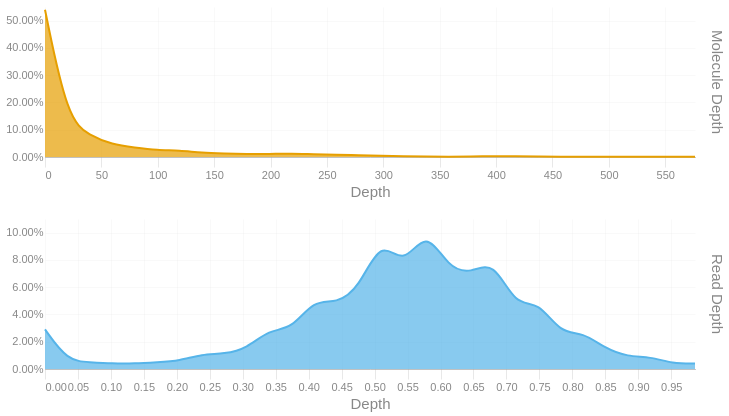

This figure's notebook cell:
### Code cell
readdep = depth_hist(tb['Read Depth'], q99, 3)
readdep = readdep.with_columns(pl.lit('Read Depth').alias('Metric'))
if not SKIPLR:
    moldep = depth_hist(tb['Molecule Depth'], mol_q99, 1)
    moldep = moldep.with_columns(pl.lit('Molecule Depth').alias('Metric'))
    _hist = pl.concat([readdep, moldep])
    _hist = _hist.filter(pl.col('Proportion') != 0)
    with SafeRender(_hist):
        (
            alt.Chart(_hist)        
            .mark_area(interpolate = "basis")
            .encode(
                x=alt.X('Bin:Q').scale(domainMin=0).axis(alt.Axis(title='Depth')),
                y = alt.Y('Proportion:Q', title = None).axis(format = '.2%'),
                color = alt.Color('Metric:N').legend(None),
                row = alt.Row("Metric:N").header(title = None, labelOrient = 'right'),
                tooltip = [
                    alt.Tooltip("Metric:N", title = "Metric"),
                    alt.Tooltip('Interval:N', title = "Depth Interval"),
                    alt.Tooltip('Proportion:Q', title = "% Alignments").format('.2%')
                ]
            )
            .resolve_scale(x='independent', y='independent')
            .properties(
                height = 150, width = 650,
                usermeta={'embedOptions': {'downloadFileName': f'{samplename}.depth.hist'}}
            )
        ).display()
else:
    readdep = readdep.filter(pl.col('Proportion') != 0)
    with SafeRender(readdep):
        (
            alt.Chart(readdep)        
            .mark_area(interpolate = "basis")
            .encode(
                x=alt.X('Bin:Q').scale(domainMin=0).axis(alt.Axis(title='Depth')),
                y = alt.Y('Proportion:Q', title = None).axis(format = '.2%'),
                tooltip = [
                    alt.Tooltip('Interval:N', title = "Depth Interval"),
                    alt.Tooltip('Proportion:Q', title = "% Alignments").format('.2%')
                ]
            )
            .properties(
                usermeta={'embedOptions': {'downloadFileName': f'{samplename}.depth.hist'}}
            )
        ).display()

### Figure 1 — Vega-Lite specification as saved in the notebook (floating-point values rounded to 4 significant figures)
{"width": 650, "height": 150, "config": {"title": {"anchor": "start", "dy": -15, "fontSize": 18, "color": "#888888", "subtitleColor": "#888888", "subtitleFontSize": 14}, "arc": {"fill": "#0072B2"}, "axis": {"domainColor": "#888888", "domainWidth": 0.5, "gridWidth": 0.2, "grid": false, "titleFontWeight": 400, "titleFontSize": 15, "labelFontSize": 11, "labelColor": "#888888", "tickColor": "#888888", "tickWidth": 0.2, "titleColor": "#888888"}, "axisBand": {"grid": false}, "axisX": {"grid": true, "tickSize": 10, "domainCap": "round"}, "axisY": {"domain": false, "grid": true, "tickSize": 0, "domainCap": "round"}, "background": "transparent", "header": {"labelFontSize": 15, "labelColor": "#888888", "titleFontSize": 15, "titleFontWeight": 600, "titleColor": "#888888"}, "legend": {"labelFont": "sans-serif", "labelFontSize": 12, "labelColor": "#888888", "symbolSize": 100, "symbolType": "circle", "titleFontSize": 12, "titlePadding": 10, "titleColor": "#888888", "title": null}, "range": {"category": ["#E69F00", "#56B4E9", "#009E73", "#F0E442", "#0072B2", "#D55E00", "#CC79A7", "#000000"], "diverging": ["#cfe8f3", "#a2d4ec", "#73bfe2", "#46abdb", "#1696d2", "#12719e"]}, "area": {"fill": "#0072B2", "fillOpacity": 0.7, "line": true, "strokeOpacity": 0.7}, "line": {"color": "#0072B2", "stroke": "#0072B2", "strokeWidth": 2}, "trail": {"color": "#0072B2", "stroke": "#0072B2", "strokeWidth": 0, "size": 1}, "point": {"filled": true, "fillOpacity": 1.0, "size": 95}, "text": {"color": "#888888", "fontSize": 11, "align": "right", "fontWeight": 400, "size": 11}, "bar": {"fill": "#0072B2", "stroke": null}, "view": {"stroke": null, "continuousWidth": 660, "continuousHeight": 400}}, "data": {"name": "data-55cfb457e5f542c2e085192874024fb8"}, "mark": {"type": "area", "interpolate": "basis"}, "encoding": {"color": {"field": "Metric", "legend": null, "type": "nominal"}, "row": {"field": "Metric", "header": {"title": null, "labelOrient": "right"}, "type": "nominal"}, "tooltip": [{"field": "Metric", "title": "Metric", "type": "nominal"}, {"field": "Interval", "title": "Depth Interval", "type": "nominal"}, {"field": "Proportion", "format": ".2%", "title": "% Alignments", "type": "quantitative"}], "x": {"axis": {"title": "Depth"}, "field": "Bin", "scale": {"domainMin": 0}, "type": "quantitative"}, "y": {"axis": {"format": ".2%"}, "field": "Proportion", "title": null, "type": "quantitative"}}, "resolve": {"scale": {"x": "independent", "y": "independent"}}, "usermeta": {"embedOptions": {"downloadFileName": "S1_Annapolis_8.depth.hist"}}, "$schema": "https://vega.github.io/schema/vega-lite/v6.1.0.json", "datasets": {"data-55cfb457e5f542c2e085192874024fb8": [{"Bin": 0.0, "Interval": "0.0-0.034", "Proportion": 0.029, "Metric": "Read Depth"}, {"Bin": 0.034, "Interval": "0.034-0.068", "Proportion": 0.006, "Metric": "Read Depth"}, {"Bin": 0.068, "Interval": "0.068-0.102", "Proportion": 0.005, "Metric": "Read Depth"}, {"Bin": 0.102, "Interval": "0.102-0.136", "Proportion": 0.004, "Metric": "Read Depth"}, {"Bin": 0.136, "Interval": "0.136-0.17", "Proportion": 0.004, "Metric": "Read Depth"}, {"Bin": 0.17, "Interval": "0.17-0.204", "Proportion": 0.005, "Metric": "Read Depth"}, {"Bin": 0.204, "Interval": "0.204-0.238", "Proportion": 0.006, "Metric": "Read Depth"}, {"Bin": 0.238, "Interval": "0.238-0.272", "Proportion": 0.011, "Metric": "Read Depth"}, {"Bin": 0.272, "Interval": "0.272-0.306", "Proportion": 0.011, "Metric": "Read Depth"}, {"Bin": 0.306, "Interval": "0.306-0.34", "Proportion": 0.015, "Metric": "Read Depth"}, {"Bin": 0.34, "Interval": "0.34-0.374", "Proportion": 0.029, "Metric": "Read Depth"}, {"Bin": 0.374, "Interval": "0.374-0.408", "Proportion": 0.029, "Metric": "Read Depth"}, {"Bin": 0.408, "Interval": "0.408-0.442", "Proportion": 0.051, "Metric": "Read Depth"}, {"Bin": 0.442, "Interval": "0.442-0.476", "Proportion": 0.048, "Metric": "Read Depth"}, {"Bin": 0.476, "Interval": "0.476-0.51", "Proportion": 0.059, "Metric": "Read Depth"}, {"Bin": 0.51, "Interval": "0.51-0.544", "Proportion": 0.096, "Metric": "Read Depth"}, {"Bin": 0.544, "Interval": "0.544-0.578", "Proportion": 0.075, "Metric": "Read Depth"}, {"Bin": 0.578, "Interval": "0.578-0.612", "Proportion": 0.103, "Metric": "Read Depth"}, {"Bin": 0.612, "Interval": "0.612-0.646", "Proportion": 0.074, "Metric": "Read Depth"}, {"Bin": 0.646, "Interval": "0.646-0.68", "Proportion": 0.07, "Metric": "Read Depth"}, {"Bin": 0.68, "Interval": "0.68-0.714", "Proportion": 0.08, "Metric": "Read Depth"}, {"Bin": 0.714, "Interval": "0.714-0.748", "Proportion": 0.046, "Metric": "Read Depth"}, {"Bin": 0.748, "Interval": "0.748-0.782", "Proportion": 0.05, "Metric": "Read Depth"}, {"Bin": 0.782, "Interval": "0.782-0.816", "Proportion": 0.026, "Metric": "Read Depth"}, {"Bin": 0.816, "Interval": "0.816-0.85", "Proportion": 0.027, "Metric": "Read Depth"}, {"Bin": 0.85, "Interval": "0.85-0.884", "Proportion": 0.015, "Metric": "Read Depth"}, {"Bin": 0.884, "Interval": "0.884-0.918", "Proportion": 0.009, "Metric": "Read Depth"}, {"Bin": 0.918, "Interval": "0.918-0.952", "Proportion": 0.009, "Metric": "Read Depth"}, {"Bin": 0.952, "Interval": "0.952-0.986", "Proportion": 0.004, "Metric": "Read Depth"}, {"Bin": 0.986, "Interval": "0.986-1.02", "Proportion": 0.004, "Metric": "Read Depth"}, {"Bin": 0.0, "Interval": "0.0-19.9", "Proportion": 0.54, "Metric": "Molecule Depth"}, {"Bin": 19.9, "Interval": "19.9-39.8", "Proportion": 0.139, "Metric": "Molecule Depth"}, {"Bin": 39.8, "Interval": "39.8-59.6", "Proportion": 0.078, "Metric": "Molecule Depth"}, {"Bin": 59.6, "Interval": "59.6-79.5", "Proportion": 0.046, "Metric": "Molecule Depth"}, {"Bin": 79.5, "Interval": "79.5-99.4", "Proportion": 0.035, "Metric": "Molecule Depth"}, {"Bin": 99.4, "Interval": "99.4-119.3", "Proportion": 0.025, "Metric": "Molecule Depth"}, {"Bin": 119.3, "Interval": "119.3-139.1", "Proportion": 0.024, "Metric": "Molecule Depth"}, {"Bin": 139.1, "Interval": "139.1-159.0", "Proportion": 0.015, "Metric": "Molecule Depth"}, {"Bin": 159.0, "Interval": "159.0-178.9", "Proportion": 0.013, "Metric": "Molecule Depth"}, {"Bin": 178.9, "Interval": "178.9-198.8", "Proportion": 0.011, "Metric": "Molecule Depth"}, {"Bin": 198.8, "Interval": "198.8-218.7", "Proportion": 0.011, "Metric": "Molecule Depth"}, {"Bin": 218.7, "Interval": "218.7-238.5", "Proportion": 0.013, "Metric": "Molecule Depth"}, {"Bin": 238.5, "Interval": "238.5-258.4", "Proportion": 0.01, "Metric": "Molecule Depth"}, {"Bin": 258.4, "Interval": "258.4-278.3", "Proportion": 0.009, "Metric": "Molecule Depth"}, {"Bin": 278.3, "Interval": "278.3-298.2", "Proportion": 0.006, "Metric": "Molecule Depth"}, {"Bin": 298.2, "Interval": "298.2-318.0", "Proportion": 0.004, "Metric": "Molecule Depth"}, {"Bin": 318.0, "Interval": "318.0-337.9", "Proportion": 0.003, "Metric": "Molecule Depth"}, {"Bin": 337.9, "Interval": "337.9-357.8", "Proportion": 0.002, "Metric": "Molecule Depth"}, {"Bin": 357.8, "Interval": "357.8-377.7", "Proportion": 0.001, "Metric": "Molecule Depth"}, {"Bin": 377.7, "Interval": "377.7-397.5", "Proportion": 0.002, "Metric": "Molecule Depth"}, {"Bin": 397.5, "Interval": "397.5-417.4", "Proportion": 0.003, "Metric": "Molecule Depth"}, {"Bin": 417.4, "Interval": "417.4-437.3", "Proportion": 0.003, "Metric": "Molecule Depth"}, {"Bin": 437.3, "Interval": "437.3-457.2", "Proportion": 0.002, "Metric": "Molecule Depth"}, {"Bin": 457.2, "Interval": "457.2-477.1", "Proportion": 0.001, "Metric": "Molecule Depth"}, {"Bin": 477.1, "Interval": "477.1-496.9", "Proportion": 0.001, "Metric": "Molecule Depth"}, {"Bin": 496.9, "Interval": "496.9-516.8", "Proportion": 0.001, "Metric": "Molecule Depth"}, {"Bin": 516.8, "Interval": "516.8-536.7", "Proportion": 0.001, "Metric": "Molecule Depth"}, {"Bin": 536.7, "Interval": "536.7-556.6", "Proportion": 0.001, "Metric": "Molecule Depth"}, {"Bin": 576.4, "Interval": "576.4-596.32", "Proportion": 0.001, "Metric": "Molecule Depth"}]}}
